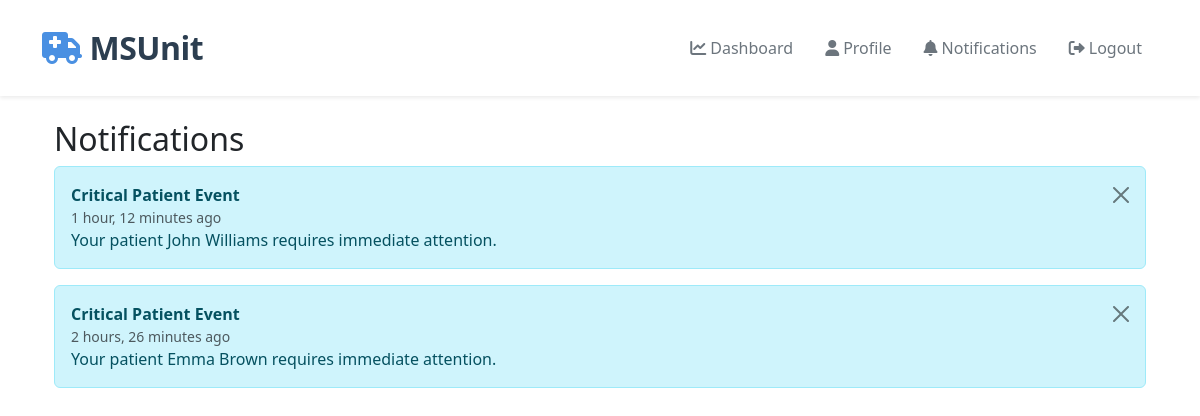
/notifications/ (signed in), run on the app's committed database.
### notifications/models.py (models this page shows, shortened)
class Notification(models.Model):
    NOTIFICATION_TYPE_CHOICES = [
        ('critical', 'Critical'),
        ('info', 'Info'),
        ('warning', 'Warning'),
        ('success', 'Success'),
    ]
    recipient = models.ForeignKey(settings.AUTH_USER_MODEL, on_delete=models.CASCADE)
    title = models.CharField(max_length=255)
    message = models.TextField()
    link = models.CharField(max_length=255, null=True, blank=True)
    is_read = models.BooleanField(default=False)
    created_at = models.DateTimeField(auto_now_add=True)
    notification_type = models.CharField(max_length=20, choices=NOTIFICATION_TYPE_CHOICES, default='info')
    class Meta:
        ordering = ['-created_at']

### notifications/views.py (the view)
# urls.py: path('', views.notification_list, name='list'),
@login_required
def notification_list(request):
    notifications = Notification.objects.filter(recipient=request.user).order_by('-created_at')
    return render(request, 'notifications/notifications.html', {'notifications': notifications})

### templates/notifications/notifications.html (shortened to what this page needs)
{% extends "base.html" %}
{% block content %}
<div class="container mt-4">
    <h2>Notifications</h2>
    <div class="list-group">
        {% for notification in notifications %}
            <div class="alert {% if notification.notification_type == 'critical' %}alert-danger critical-alert pulse{% elif notification.notification_type == 'info' %}alert-info{% elif notification.notification_type == 'warning' %}alert-warning{% else %}alert-success{% endif %} alert-dismissible fade show mb-3" role="alert">
                <div class="d-flex w-100 justify-content-between align-items-center">
                    <div>
                        <strong>{{ notification.title }}</strong>
                        <div class="small text-muted">{{ notification.created_at|timesince }} ago</div>
                    </div>
                    <button type="button" class="btn-close" data-bs-dismiss="alert" aria-label="Close"></button>
                </div>
                <div>{{ notification.message }}</div>
            </div>
        {% empty %}
            <div class="list-group-item">
                <p class="mb-0">No notifications yet.</p>
            </div>
        {% endfor %}
    </div>
</div>
{% endblock %}

### data on the page
Notification: title "Critical Patient Event", created_at "1 hour, 12 minutes", message "Your patient John Williams requires immediate attention."
Notification: title "Critical Patient Event", created_at "2 hours, 26 minutes", message "Your patient Emma Brown requires immediate attention."
